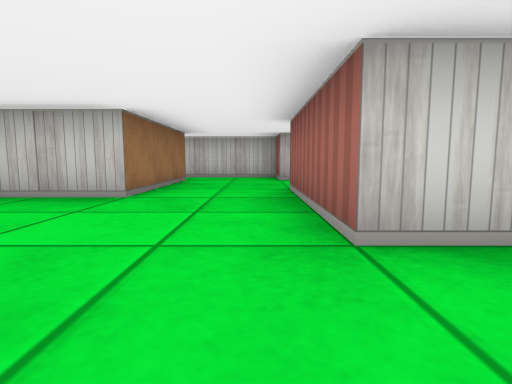
[1] (above)

14 first-person views from a walk through a cub3D maze. The camera is about half as high as the walls, tilts 6° down and sees 80° across. The floor is counted in squares. Each view is taken from the middle of a square. On the plan, view 1 faces up. The plan holds only what a view shows up to about 9 squares ahead; the rest is blank.

[2]
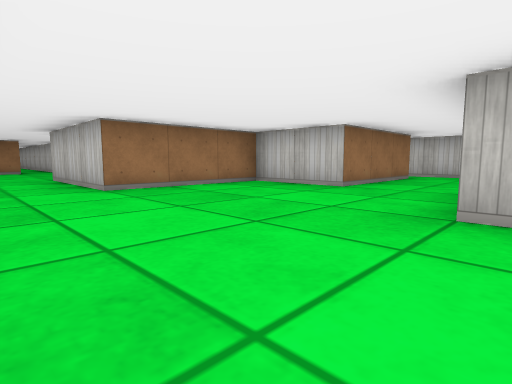

[3]
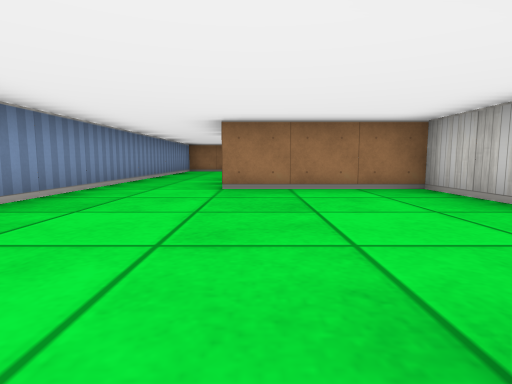

[4]
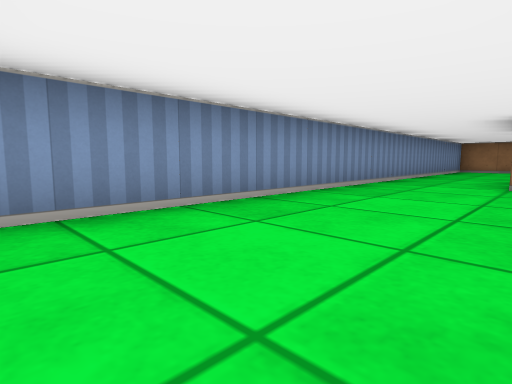

[5]
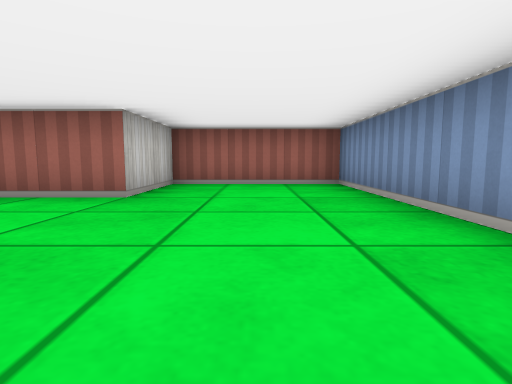

[6]
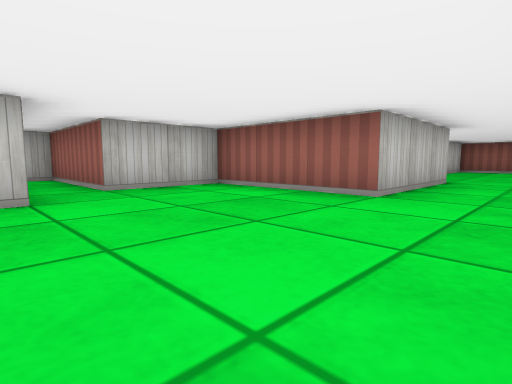

[7]
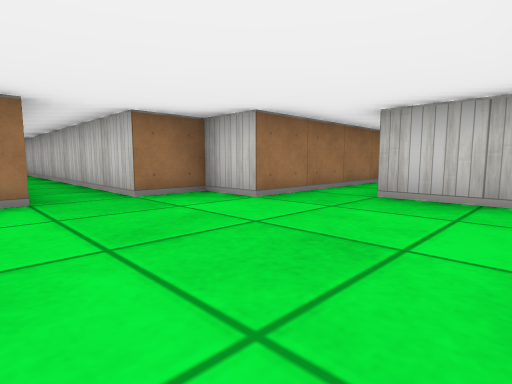

[8]
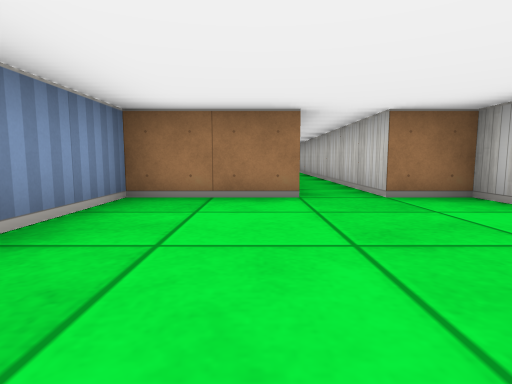

[9]
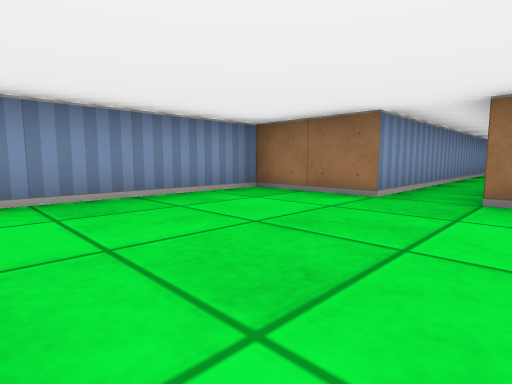

[10]
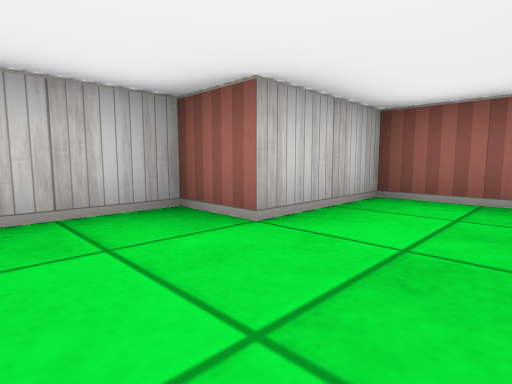

[11]
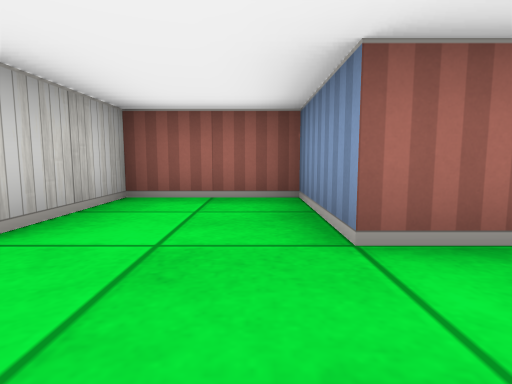

[12]
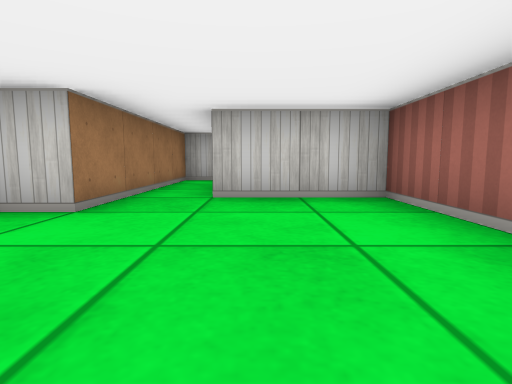

[13]
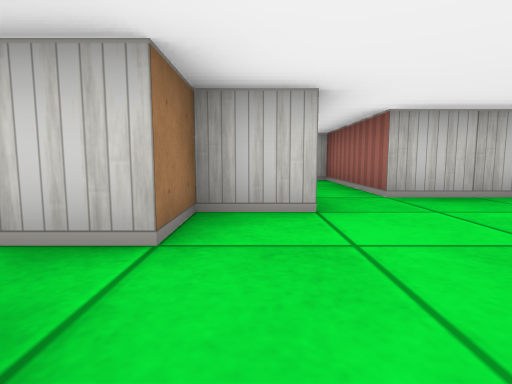

[14]
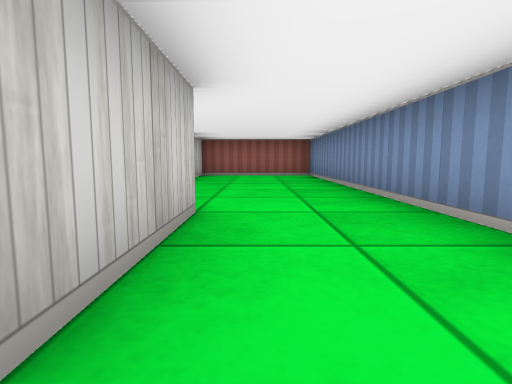

### Floor plan
Points are (right, up) in squares from view 1. A wall is a line through its corners. A room is listed if a view was taken in it or the views show most of it. See-through windows are left out.
Room 1 (views 1, 2, 3, 4, 5, 14)
walls: (-1.5, 4.5) (-1.5, 3.5) (-3.5, 3.5) (-3.5, 0.5) (-6.5, 0.5); (-7.5, -1.5) (2.5, -1.5) (2.5, 1.5) (0.5, 1.5) (0.5, 4.5)
ways out: opening at (-6.5, -0.5) to room 2; opening at (-0.5, 4) to room 3
Room 2 (views 6, 7, 8, 9, 12, 13)
walls: (-6.5, 0.5) (-6.5, 3.5) (-8.5, 3.5) (-8.5, 6.5) (-9.5, 6.5) (-9.5, 2.5) (-10.5, 2.5) (-10.5, 1.5) (-17.5, 1.5); (-17.5, 0.5) (-10.5, 0.5) (-10.5, -1.5) (-7.5, -1.5)
ways out: opening at (-6.5, -0.5) to room 1
Room 3 (views 10, 11)
walls: (-1.5, 6.5) (-1.5, 4.5); (0.5, 4.5) (2.5, 4.5) (2.5, 6.5) (0.5, 6.5) (0.5, 7.5) (-1.9, 7.5)
ways out: opening at (-0.5, 4) to room 1

Where each view was taken, in squares from view 1:
view 1: 0 up, 0 right, facing up
view 2: 1 down, 1 right, facing up-left
view 3: 1 up, 1 right, facing left
view 4: 1 up, 2 right, facing down-left
view 5: 0 up, 3 left, facing right
view 6: 1 down, 10 left, facing up-right
view 7: 0 up, 7 left, facing up-left
view 8: 0 up, 7 left, facing left
view 9: 2 up, 7 left, facing down-left
view 10: 5 up, 1 left, facing up-right
view 11: 5 up, 1 left, facing right
view 12: 0 up, 8 left, facing up
view 13: 0 up, 10 left, facing up
view 14: 0 up, 6 left, facing right
